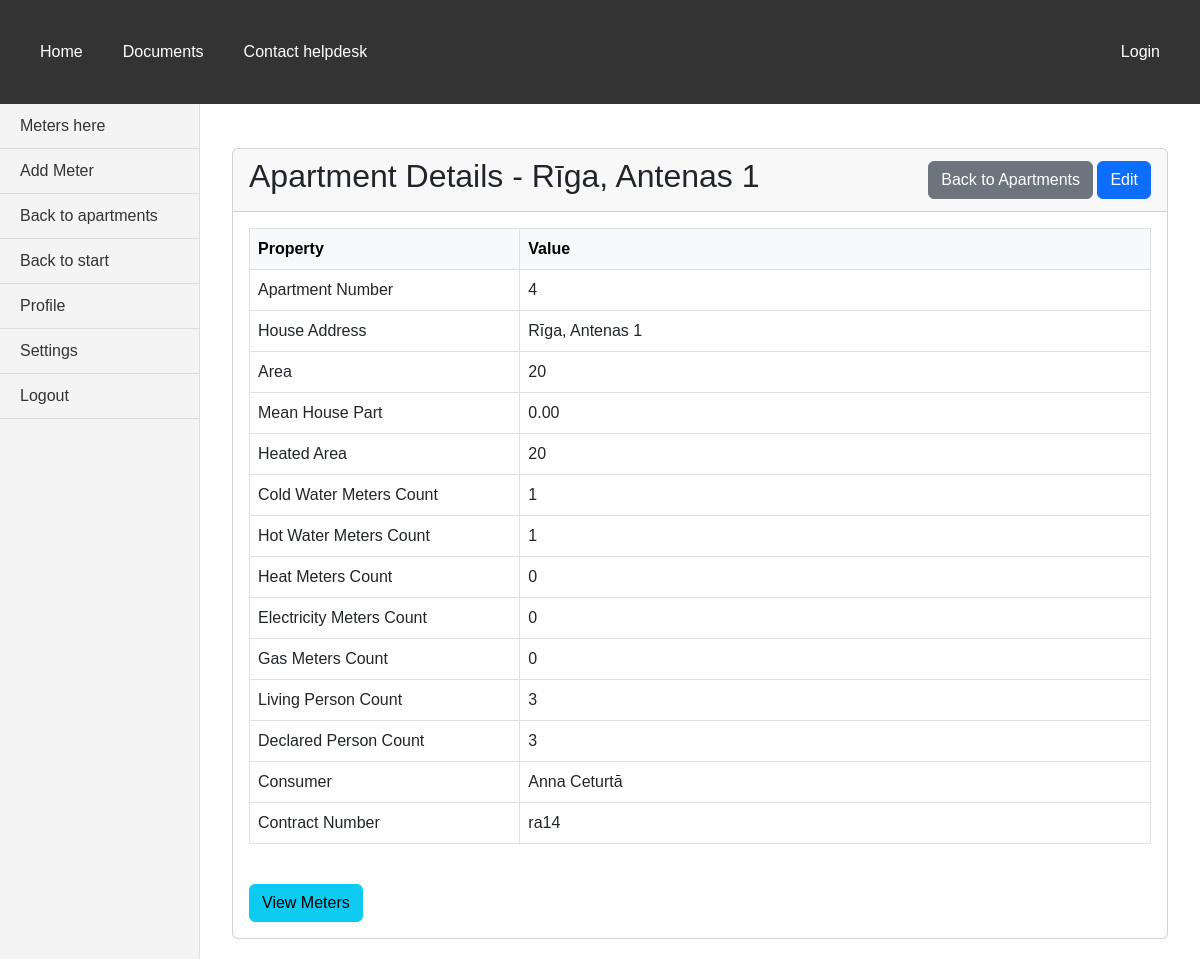
The app's page /bills/houses/11/apartments/26/, older data.
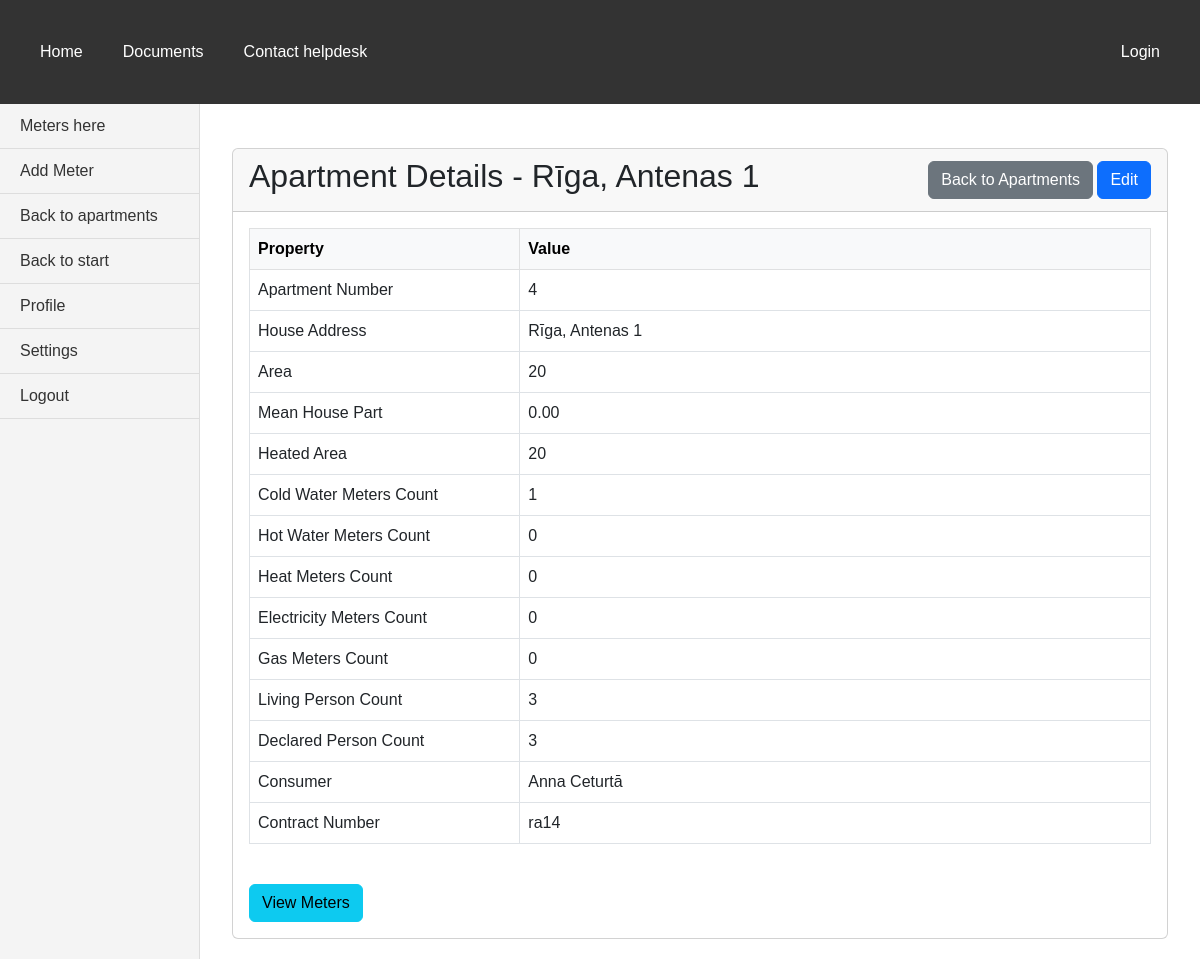
The same page, newer data.
### bills/models.py (models this page shows, shortened)
class Apartment(models.Model):
    address = models.ForeignKey(House, on_delete=models.CASCADE)
    apartment_nr = models.IntegerField(validators=[MinValueValidator(1, 'Must be at least 1')])
    area = models.IntegerField("Area of apartment", validators=[MinValueValidator(1, 'Must be at least 1')])
    mean_house_part = models.DecimalField(max_digits=10, decimal_places=2, validators=[MinValueValidator(0, 'Must be at least 0')])
    heated_area = models.IntegerField("Heated area of apartment", validators=[MinValueValidator(0, 'Must be at least 0')])
    cold_meters_count = models.IntegerField("Count of cold water meters", validators=[MinValueValidator(0, 'Can not be negative number')])
    hot_meters_count = models.IntegerField("Count of hot water meters", validators=[MinValueValidator(0, 'Can not be negative number')])
    heat_meters_count = models.IntegerField("Count of heat meters", validators=[MinValueValidator(0, 'Can not be negative number')])
    electricity_meters_count = models.IntegerField("Count of electricity meters", validators=[MinValueValidator(0, 'Can not be negative number')])
    gas_meters_count = models.IntegerField("Count of gas meters", validators=[MinValueValidator(0, 'Can not be negative number')])
    living_person_count = models.IntegerField("Count of living persons", validators=[MinValueValidator(0, 'Can not be negative number')])
    declared_person_count = models.IntegerField("Count of declared persons", validators=[MinValueValidator(0, 'Can not be negative number')])
    consumer = models.ForeignKey(Consumer, on_delete=models.PROTECT, default='')
    contract_nr = models.CharField(null=True, max_length=50, validators=[MinLengthValidator(2, 'Must be at least 2 characters')])

class House(models.Model):
    CALCULATION_CHOICES = [
        ('volume', 'Volume'),
        ('object_count', 'Object count'),
        ('part_of_house', 'Part of house'),
        ('living_person_count', 'Living person count'),
        ('declared_person_count', 'Declared person count'),
    ]
    CHOICES_WATER_DIFFERENCE_CALCULATION = [
        (None, 'Select water difference calculation method'),
        ('object_count', 'Object count'),
        ('last_month_consumption', 'Last month consumption'),
        ('last_3_months_consumption', 'Last 3 months consumption'),
        ('part_of_house', 'Part of house'),
        ('living_person_count', 'Living person count'),
        ('declared_person_count', 'Declared person count'),
        ('room_wo_person', 'Room without person'),
        ]
    address = models.CharField(max_length=50, validators=[
        MinLengthValidator(6, 'Must be at least 6 characters'),
        MaxLengthValidator(50, 'Max length is 50 characters')
    ])
    apartment_count = models.IntegerField(validators=[MinValueValidator(0, 'Can not be negative number')])
    area_of_apartments_total = models.IntegerField(validators=[MinValueValidator(0, 'Can not be negative number')])
    area_of_apartments_heated_total = models.IntegerField("Total heated area of apartments", validators=[MinValueValidator(0, 'Can not be negative number')])
    living_person_count = models.IntegerField("Count of living persons", validators=[MinValueValidator(0, 'Can not be negative number')])
    declared_person_count = models.IntegerField("Count of declared persons", validators=[MinValueValidator(0, 'Can not be negative number')])
    area_total = models.IntegerField(validators=[MinValueValidator(0, 'Can not be negative number')])
    water_calculation_type_1 = models.CharField(max_length=30, choices=CALCULATION_CHOICES, default='volume')
    water_calculation_type_2 = models.CharField(max_length=30, choices=CALCULATION_CHOICES, default='living_person_count')
    water_difference_calculation = models.CharField(max_length=30, choices=CHOICES_WATER_DIFFERENCE_CALCULATION, default='object_count')
    waste_calculation_type = models.CharField(max_length=30, choices=CALCULATION_CHOICES, default='living_person_count')
    waste_water_calculation_type = models.CharField(max_length=30, choices=CALCULATION_CHOICES, default='living_person_count')
    norm_for_person = models.DecimalField(max_digits=10, decimal_places=2, default=0)

class Consumer(models.Model):
    name = models.CharField(max_length=50, validators=[MinLengthValidator(5, 'Must be at least 5 characters')])
    e_mail = models.EmailField()
    billing_address = models.CharField(max_length=50, validators=[MinLengthValidator(5, 'Must be at least 5 characters')])

### bills/views.py (the view)
# urls.py: path("houses/<int:house_id>/apartments/<slug:pk>/", views.ApartmentDetailView.as_view(), name='apartment_detail'),
class ApartmentDetailView(DetailView):
    model = Apartment
    template_name = 'bills/apartment_detail.html'
    context_object_name = 'apartment'
    def get_context_data(self, **kwargs):
        context = super().get_context_data(**kwargs)
        context["house"] = self.object.address
        context["edit_url"] = reverse_lazy('apartment_update', kwargs={
            'pk': self.object.pk,
            'house_id': self.object.address.id
        })
        return context
    def dispatch(self, request, *args, **kwargs):
        apartment = self.get_object()
        house_id = self.kwargs.get('house_id')
        if not house_id or apartment.address.id != int(house_id):
            return redirect('index')
        return super().dispatch(request, *args, **kwargs)

### bills/templates/bills/apartment_detail.html (shortened to what the changed rows need)
{% extends 'base.html' %}
{% block content %}
<div class="container mt-4">
    <div class="card">
        <div class="card-header d-flex justify-content-between align-items-center">
            <h2>Apartment Details - {{ house.address }}</h2>
        </div>
        <div class="card-body">
            <div class="table-responsive">
                <table class="table table-bordered table-hover">
                    <thead class="table-light">
                        <tr>
                            <th style="width: 30%">Property</th>
                            <th style="width: 70%">Value</th>
                        </tr>
                    </thead>
                    <tbody>
                        <tr>
                            <td>Apartment Number</td>
                            <td>{{ apartment.apartment_nr }}</td>
                        </tr>
                        <tr>
                            <td>House Address</td>
                            <td>{{ apartment.address.address }}</td>
                        </tr>
                        <tr>
                            <td>Area</td>
                            <td>{{ apartment.area }}</td>
                        </tr>
                        <tr>
                            <td>Mean House Part</td>
                            <td>{{ apartment.mean_house_part }}</td>
                        </tr>
                        <tr>
                            <td>Heated Area</td>
                            <td>{{ apartment.heated_area }}</td>
                        </tr>
                        <tr>
                            <td>Cold Water Meters Count</td>
                            <td>{{ apartment.cold_meters_count }}</td>
                        </tr>
                        <tr>
                            <td>Hot Water Meters Count</td>
                            <td>{{ apartment.hot_meters_count }}</td>
                        </tr>
                        <tr>
                            <td>Heat Meters Count</td>
                            <td>{{ apartment.heat_meters_count }}</td>
                        </tr>
                        <tr>
                            <td>Electricity Meters Count</td>
                            <td>{{ apartment.electricity_meters_count }}</td>
                        </tr>
                        <tr>
                            <td>Gas Meters Count</td>
                            <td>{{ apartment.gas_meters_count }}</td>
                        </tr>
                        <tr>
                            <td>Living Person Count</td>
                            <td>{{ apartment.living_person_count }}</td>
                        </tr>
                        <tr>
                            <td>Declared Person Count</td>
                            <td>{{ apartment.declared_person_count }}</td>
                        </tr>
                        <tr>
                            <td>Consumer</td>
                            <td>{{ apartment.consumer.name|default:"No consumer assigned" }}</td>
                        </tr>
                        <tr>
                            <td>Contract Number</td>
                            <td>{{ apartment.contract_nr|default:"Not specified" }}</td>
                        </tr>
                    </tbody>
                </table>
            </div>
        </div>
    </div>
</div>
{% endblock %}

Row changes from the older to the newer data that the page shows:
changed Apartment "ra14": hot_meters_count "1" → "0"
